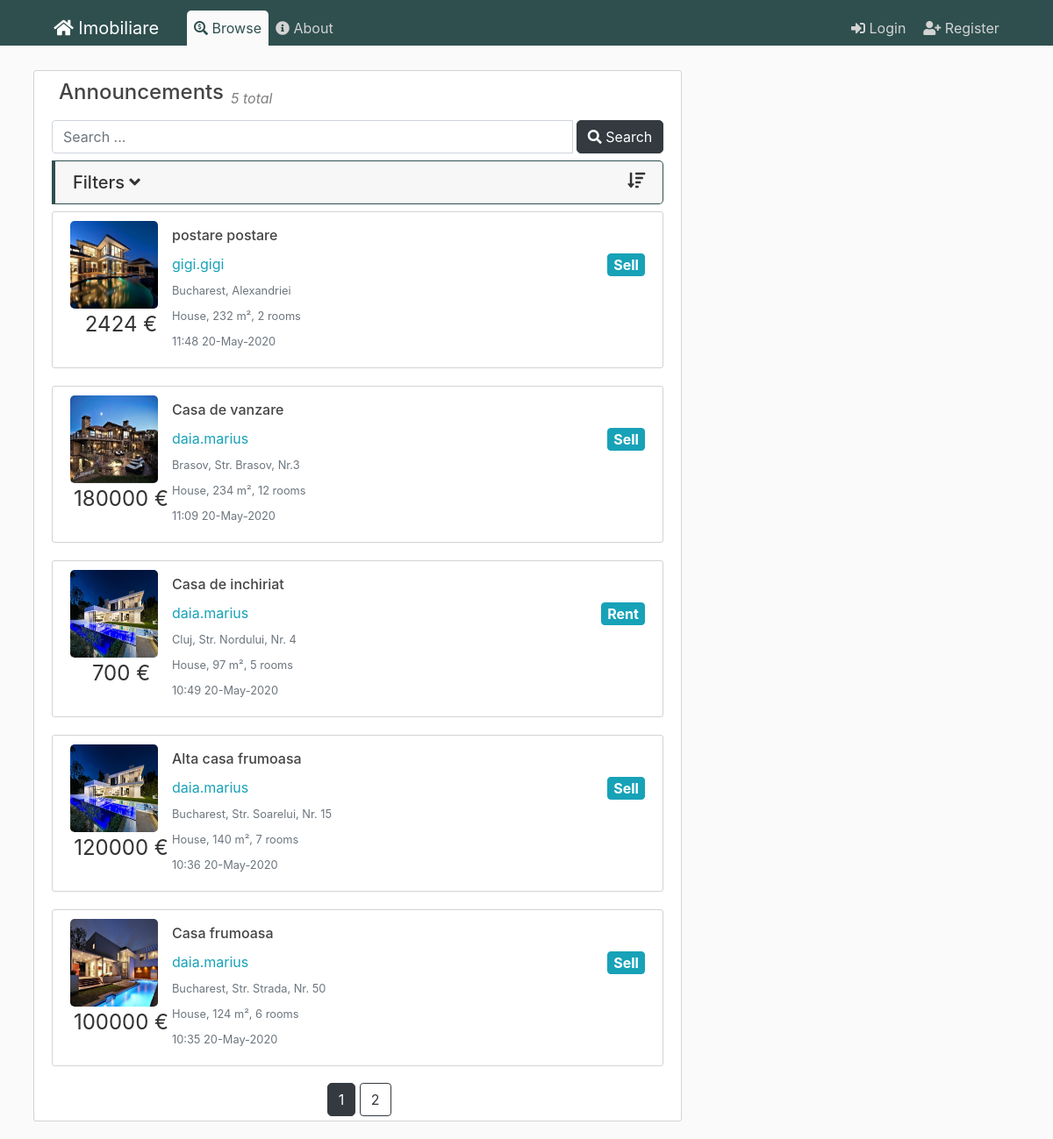
Page /posts on the earlier database version.
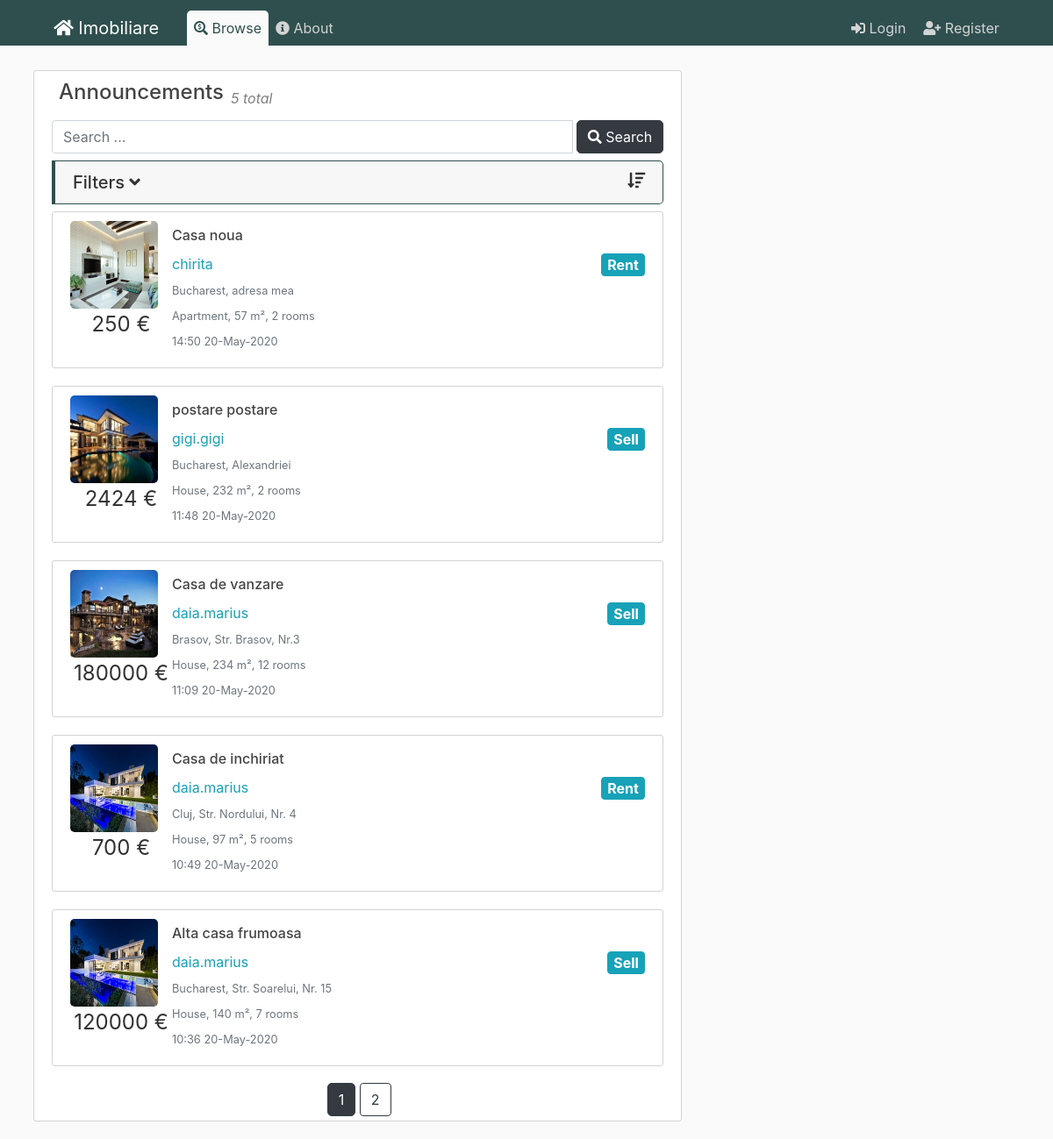
Same page on the later database version.
### flaskblog/models.py (models this page shows, shortened)
class Post(db.Model):
    id = db.Column(db.Integer, primary_key=True)
    title = db.Column(db.String(100), nullable=False)
    date_posted = db.Column(db.DateTime, nullable=False, default=datetime.utcnow)
    content = db.Column(db.Text, nullable=False)
    user_id = db.Column(db.Integer, db.ForeignKey('user.id'), nullable=False)
    city_id = db.Column(db.Integer, db.ForeignKey('city.id'), nullable=False)
    anouncement_type = db.Column(db.String(20), nullable=False)
    house_type = db.Column(db.String(20), nullable=False)
    price = db.Column(db.Integer, nullable=False)
    square_meters = db.Column(db.Integer, nullable=False)
    number_rooms = db.Column(db.Integer, nullable=False)
    address = db.Column(db.String(100), nullable=False)
    phonenumber = db.Column(db.String(15), nullable=True)
    post = db.relationship('Image')
    favorited = db.relationship('User', secondary=user_favorites)

class Image(db.Model):
    id = db.Column(db.Integer, primary_key=True)
    name = db.Column(db.String(100), nullable=False)
    post_id = db.Column(db.Integer, db.ForeignKey('post.id'), nullable=False)
    post = db.relationship('Post', backref='images', lazy=True)

class User(db.Model, UserMixin):
    id = db.Column(db.Integer, primary_key=True)
    username = db.Column(db.String(20), unique=True, nullable=False)
    email = db.Column(db.String(120), unique=True, nullable=False)
    phonenumber = db.Column(db.String(15), nullable=False)
    image_file = db.Column(db.String(20), nullable=False, default='default.jpg')
    password = db.Column(db.String(60), nullable=False)
    posts = db.relationship('Post', backref='author', lazy=True)
    favorites = db.relationship('Post', secondary=user_favorites)

class City(db.Model):
    id = db.Column(db.Integer, primary_key=True)
    name = db.Column(db.String(100), nullable=False)
    country_id = db.Column(db.Integer, db.ForeignKey('country.id'), nullable=False)
    country = db.relationship('Country', back_populates="cities")
    posts = db.relationship('Post', backref='city', lazy=True)

### flaskblog/posts/routes.py (the view)
@posts.route("/posts")
def browse():
    page = request.args.get('page', 1, type=int)
    posts = Post.query.order_by(Post.date_posted.desc()).paginate(page=page, per_page=5)
    cities = City.query.all()
    countries = Country.query.all()
    if not posts:
        posts=[]
    return render_template('browse.html', posts=posts,cities=cities,countries=countries)

### flaskblog/templates/browse.html (shortened to what this page needs)
{% extends "layout.html" %}
{% set active_page = "announcements" %}
{% block content %}
<article class="media content-section content-fit">
  <div class="media-body">
    <div class="article-metadata d-flex flex-row  position-relative">
      <h4 class="pl-2 article-title">Announcements</h4>
      <div class="pl-2 pb-1 align-self-end">
        <em class="gray">
          {{ posts.items|length }} total
        </em>
      </div>
    </div>
    <div>
      <form action="">
        <div class="input-group mt-2 mb-2">
          <input type="text" class="form-control" placeholder="Search ...">
          <div class="input-group-btn">
            <button type="submit" class="btn btn-dark ml-1">
              <i class="fas fa-search"></i> Search
            </button>
          </div>
        </div>
      </form>
      <div class="accordion md-accordion mb-2" id="accordionEx1" role="tablist" aria-multiselectable="true">
        <div class="card check-card">
          <div class="card-header" role="tab" id="headingTwo1">
            <a class="collapsed" data-toggle="collapse" data-parent="#accordionEx1" href="#collapseTwo1"
              aria-expanded="false" aria-controls="collapseTwo1">
              <h5 class="mb-0">
                <i class="fas fa-sort-amount-down float-right"></i>Filters <i class="fas fa-angle-down rotate-icon"></i>
              </h5>
            </a>
          </div>
        </div>
      </div>
      {% for post in posts.items %}
      <article class="media content-section table-row" data-href="{{ url_for('posts.post', post_id=post.id) }}">
        <div class="article-metadata">
          {% if post.images[0] %}
          <img class="article-img" src="/static/post_pics/{{post.images[0].name}}">
          {% else %}
          <img class="rounded-circle article-img" src="{{ url_for('static', filename='defaults/house.png') }}">
          {% endif %}
          <p class="article-price text-center">{{post.price}} €</p>
        </div>
        <div class="media-body">
          <h4><a class="article-title" href="{{ url_for('posts.post', post_id=post.id) }}">{{ post.title }}</a></h4>
          <div class="article-metadata">
            <a class="mr-2"
              href="{{ url_for('users.user_posts', username=post.author.username) }}">{{ post.author.username }}</a>
            <a class="btn btn-info badge float-right article-type">{{ post.anouncement_type }}</a>
          </div>
          <div class="article-metadata">
            <small class="text-muted">{{post.city.name}}, {{post.address}}</small>
          </div>
          <div class="article-metadata">
            <small class="text-muted">{{post.house_type}}, {{post.square_meters}} m², {{post.number_rooms}} rooms</small>
          </div>
          <div class="article-metadata">
            <small class="text-muted">{{ post.date_posted.strftime('%H:%M %d-%B-%Y') }}</small>
          </div>
        </div>
      </article>
      {% endfor %}
    </div>
    <div class="p-3">
    </div>
    <div class="pagination-bottom">
      <div class="text-center">
      {% for page_num in posts.iter_pages(left_edge=1, right_edge=1, left_current=1, right_current=2) %}
        {% if page_num %}
            {% if posts.page == page_num %}
                <a class="btn btn-dark" href="{{ url_for('posts.browse', page=page_num) }}">{{page_num}}</a>
            {% else %}
                <a class="btn btn-outline-dark" href="{{ url_for('posts.browse', page=page_num) }}">{{page_num}}</a>
            {% endif %}
        {% endif %}
      {% endfor %}
      </div>
  </div>
  </div>
</article>
{% endblock content %}

### flaskblog/templates/layout.html (shortened to what this page needs)
<!DOCTYPE html>
<html>
<head>
    <link rel="stylesheet" href="https://stackpath.bootstrapcdn.com/bootstrap/4.4.1/css/bootstrap.min.css">
    <link rel="stylesheet" href="/static/css/main.css" >
    <link rel="stylesheet" href="/static/css/fontawesome.css" >
    <link rel="stylesheet" href="https://cdn.jsdelivr.net/npm/bootstrap-select@1.13.14/dist/css/bootstrap-select.min.css">
  </head>
<body>
    <header class="site-header">
      <nav class="navbar navbar-expand-md navbar-dark bg-steel fixed-top">
        <div class="container">
          <a class="navbar-brand mr-4 pl-2 pr-2 {{ 'nav-active' if active_page == 'home' else '' }}" href="/"><i class="fas fa-home"></i> Imobiliare</a>
          <div class="collapse navbar-collapse" id="navbarToggle">
            <div class="navbar-nav mr-auto">
              <a class="nav-item nav-link {{ 'nav-active' if active_page == 'announcements' else '' }}" href="{{ url_for('posts.browse') }}"><i class="fas fa-search-dollar"></i> Browse</a>
              <a class="nav-item nav-link {{ 'nav-active' if active_page == 'about' else '' }}" href="{{ url_for('main.about') }}"><i class="fas fa-info-circle"></i> About</a>
            </div>
            <div class="navbar-nav">
              {% if current_user.is_authenticated %}
                <a class="nav-item nav-link {{ 'nav-active' if active_page == 'newpost' else '' }}" href="{{ url_for('posts.new_post') }}"><i class="fas fa-scroll"></i> New Post</a>
                <a class="nav-item nav-link {{ 'nav-active' if active_page == 'account' else '' }}" href="{{ url_for('users.account') }}"><i class="fas fa-user"></i> Account</a>
                <a class="nav-item nav-link {{ 'nav-active' if active_page == 'favorites' else '' }}" href="{{ url_for('users.favorites') }}"><i class="fas fa-heart"></i> Favorites</a>
                <a class="nav-item nav-link" href="{{ url_for('users.logout') }}"><i class="fas fa-sign-out-alt ml-1"></i> Logout</a>
              {% else %}
                <a class="nav-item nav-link {{ 'nav-active' if active_page == 'login' else '' }}" href="{{ url_for('users.login') }}"><i class="fas fa-sign-in-alt ml-1"></i> Login</a>
                <a class="nav-item nav-link {{ 'nav-active' if active_page == 'register' else '' }}" href="{{ url_for('users.register') }}"><i class="fa fa-user-plus ml-1"></i> Register</a>
              {% endif %}
            </div>
          </div>
        </div>
      </nav>
    </header>
    <main role="main" class="container">
      <div class="row">
        <div class="col-md-8">
          {% block content %}{% endblock %}
        </div>
        <div class="col-md-4">
        </div>
      </div>
    </main>
</body>
</html>

### flaskblog/static/css/main.css (style rules this page uses)
html { font-size: 16px; overflow-x: hidden; }
body { background: var(--bodybackground); color: var(--bodytextcolor); margin-top: 5rem; width: 100%; }
.content-fit { min-height: 70vh; position: relative; overflow-x:hidden !important; }
h1, h2, h3, h4, h5, h6 { color: var(--bodytextcolor); }
.bg-steel { background-color: var(--darkgreen); }
.site-header .navbar-nav .nav-link { color: var(--lightgray); transition: 0.5s; }
.content-section { background: var(--white); padding: 10px 20px; border: 1px solid var(--lightgray); border-radius: 3px; margin-bottom: 20px; }
.article-title { color: #444444; }
.article-img { height: 100px; width: 100px; margin-right: 16px; border-radius:5px; }
.article-price { font-size: 1.5rem; }
.article-type { font-size:1rem; }
.article-metadata { padding-bottom: 1px; margin-bottom: 4px; border-bottom: 1px solid #e3e3e3 }
a { color: var(--lightblue); font-size: 1rem; cursor: pointer; }
.position-relative { position: relative !important; }
.content-section { overflow: auto ; width:100% !important; overflow-x: hidden !important; }
.check-card { border-width: 1px 1px 1px 4px; border-color: var(--darkgreen); border-radius: 0; border-top-right-radius: 5px; border-bottom-right-radius: 5px; margin-bottom: 5px; }
.container { width: 95% !important; }
:root { --darkgreen: #2F4F4F; --lightblue: #17a2b8; --dark: #343a40; --lightgreen: #28a745; --darkred: #b00020; --yellow: #ffc107; --white: white; --gray: gray; --lightgray: lightgray; --fadegray: #f3f3f3; --bodybackground: #fafafa; --bodytextcolor: #333333; --blueglow: rgba(41, 137, 167, 0.2); --whiteglow: rgba(254, 255, 205, 0.2); }
.gray { color: var(--gray); }
.article-metadata { border-bottom: none; }
.content-section { overflow-x: auto !important; }
.container { padding-left: 0.5rem; padding-right: 0.5rem; }
.badge { color: var(--white) !important; }
.btn-dark { color:var(--white); border-radius: 5px; transition: 0.5s; }
.nav-active { color: var(--darkgreen) !important; background-color: var(--bodybackground); border-radius: 5px; }
@media screen and (min-width: 768px) { .nav-active { border-radius: 0; border-top-left-radius: 5px; border-top-right-radius: 5px; } }
@media screen and (min-width: 768px) { .navbar { padding-top:0.75rem; padding-bottom: 0; } }
.pagination-bottom { position: absolute; bottom:0; width: 95%; margin-bottom: 5px; }

Differences in the rows shown:
no longer on this page (row unchanged): Post: name (picture), price "100000", title "Casa frumoasa", author.username "daia.marius", anouncement_type "Sell", city.name "Bucharest", address "Str. Strada, Nr. 50", house_type "House", square_meters "124", number_rooms "6", date_posted "10:35 20-May-2020"
added Post: name (picture), price "250", title "Casa noua", author.username "chirita", anouncement_type "Rent", city.name "Bucharest", address "adresa mea", house_type "Apartment", square_meters "57", number_rooms "2", date_posted "14:50 20-May-2020"
